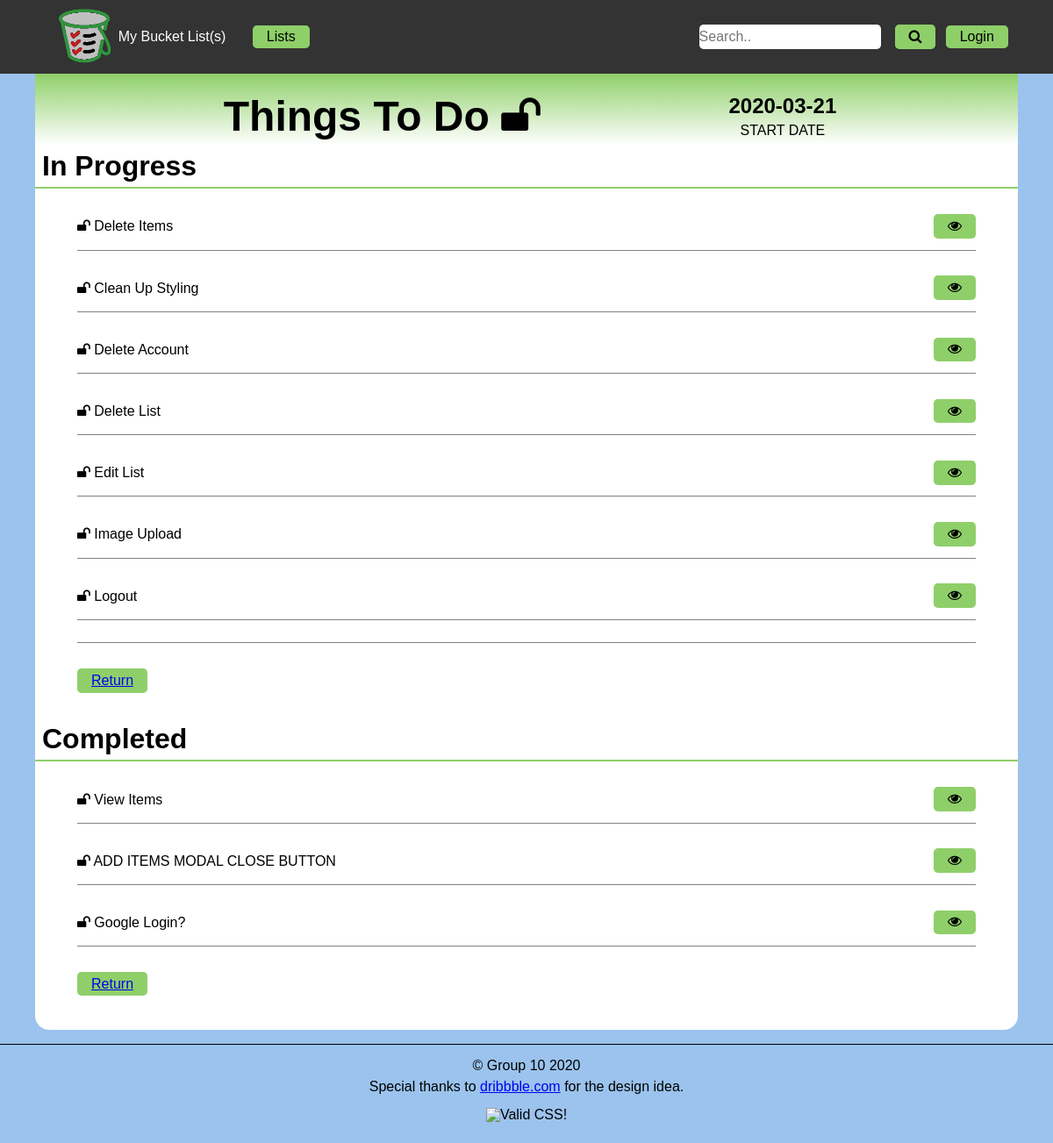
Screenshot of /view_list.php?list=3 with the database file from the repository.
### tables this page shows
CREATE TABLE IF NOT EXISTS `g10_lists` (
  `id` int(11) NOT NULL AUTO_INCREMENT,
  `fk_userid` int(11) NOT NULL,
  `listname` varchar(50) NOT NULL,
  `start` date NOT NULL,
  `end` date DEFAULT NULL,
  `private` tinyint(1) NOT NULL DEFAULT '1',
  PRIMARY KEY (`id`),
  KEY `g10_userid_2_fkuserid` (`fk_userid`)
);

CREATE TABLE IF NOT EXISTS `g10_listitems` (
  `id` int(11) NOT NULL AUTO_INCREMENT,
  `fk_listid` int(11) NOT NULL,
  `name` varchar(50) NOT NULL,
  `description` varchar(280) DEFAULT NULL,
  `picpath` varchar(255) DEFAULT NULL,
  `completion` date DEFAULT NULL,
  `private` tinyint(1) NOT NULL DEFAULT '1',
  PRIMARY KEY (`id`),
  KEY `g10_listid_2_fklistid` (`fk_listid`)
);

### view_list.php (the view, shortened to what this page needs)
<?php
    $listid = $_GET['list'];
    $pdo = connectDB();
    $query = "SELECT * FROM `g10_lists` WHERE id = ?";
    $stmt = $pdo->prepare($query);
    $stmt->execute([$listid]);
    $list = $stmt->fetch();
    $query =  "SELECT id, name, completion, private FROM `g10_listitems` WHERE fk_listid = ?";
    $stmt = $pdo->prepare($query);
    $stmt->execute([$listid]);
    $listitems = $stmt->fetchAll();
?>
<!DOCTYPE html>
<html lang="en">
    <head>
        <?php
            include "includes/meta.php";
        ?>
    </head>
    <body>
        <header>
            <?php include 'includes/nav.php' ?>
        </header>
        <main>
            <header>
                <h1>
                    <?= $list['listname'] ?>
                    <?php if($list['private'] == 1):?>
                        <span><i class="fa fa-lock"></i></span>
                    <?php else: ?>
                        <span><i class="fa fa-unlock"></i></span>
                    <?php endif ?>
                </h1>
                <div>
                    <span><?= $list['start'] ?></span>
                    <p>START DATE</p>
                </div>
            </header>
            <h2>In Progress</h2>
            <ul>
                <?php foreach($listitems as $row): ?>
                    <?php if(($row['private'] == 1 && $list['fk_userid'] != $_SESSION['id'])||$row['completion'] != null)
                            continue;
                    ?>
                    <li>
                        <?php if ($row['private'] == 1):?>
                                <span><i class="fa fa-lock"></i> <?= $row['name']?></span>
                        <?php else: ?>
                            <span><i class="fa fa-unlock"></i> <?= $row['name']?></span>
                        <?php endif ?>
                        <div>
                            <button class="viewbutton" value="<?= $row['id']?>"><i class="fa fa-eye"></i></button>
                        </div>
                    </li>
                <?php endforeach ?>
                <?php if($list['fk_userid'] == $_SESSION['id']):?>
                    <li><button id = "additem"><i class="fa fa-plus"></i></button></li>
                <?php else: ?>
                    <li><button id = "additem" class = "hidden"><i class="fa fa-plus"></i></button></li>
                <?php endif ?>
                <li>
                    <button type="button" name="Return" ><a href="display_list.php">Return</a></button>
                </li>
            </ul>
            <h2>Completed</h2>
            <ul>
                <?php foreach($listitems as $row): ?>
                    <?php if(($row['private'] == 1 && $list['fk_userid'] != $_SESSION['id']) || $row['completion'] == null)
                            continue;
                    ?>
                    <li>
                        <?php if ($row['private'] == 1):?>
                                <span><i class="fa fa-lock"></i> <?= $row['name']?></span>
                        <?php else: ?>
                            <span><i class="fa fa-unlock"></i> <?= $row['name']?></span>
                        <?php endif ?>
                        <div>
                            <button class="viewbutton" value="<?= $row['id']?>"><i class="fa fa-eye"></i></button>
                        </div>
                    </li>
                <?php endforeach ?>
                <li>
                    <button type="button" name="Return" ><a href="display_list.php">Return</a></button>
                </li>
            </ul>
        </main>
        <?php include 'includes/footer.php' ?>
    </body>
</html>

### css/default.css (style rules this page uses)
:root { --link-color: #8fcf69; --linkhover-color: #818181; --text-color: #000; }
body { background-color: #9bc3ed; color: var(--text-color); font-family: Verdana, Helvetica, sans-serif; font-size: 16px; margin: auto; }
main { background-color: #FFF; border-bottom-right-radius: 1rem; border-bottom-left-radius: 1rem; max-width: 70rem; font-size: 1em; padding: 0 0 0.6em 0; margin: auto; }
header { text-align: center; background: linear-gradient(var(--link-color), transparent); }
main header { align-items: flex-end; display: flex; flex-direction: row; justify-content: space-evenly; padding: 1em 0 0 0; }
p,h1,h2,h3,h4,h5 { padding: 0.5rem; }
h1 { font-size: 3em; font-weight: bold; }
h2 { font-size: 2em; font-weight: bold; border-bottom: 2px solid var(--link-color); }
button, nav a, .dropdown, #login a { padding: 0.3rem 1rem; color: var(--text-color); margin: 0.5rem auto; background-color: var(--link-color); font-size: 1rem; border: none; cursor: pointer; border-radius: 0.3rem; }
main header div:nth-child(-n+3) span { font-size: 1.5em; font-weight: bold; }
main header~ul li, .lists>ul li { align-content: center; border-bottom: 0.1em solid #818181; display: flex; margin: 1em 3em; padding: 0.3em 0; }
main header~ul li span { align-self: center; }
main header~ul li div { margin-left: auto; }
main header~ul li:last-of-type, .lists>ul li:last-of-type { border: none; display:block; justify-self: flex-start; }

### rows the page displays
g10_lists: listname "Things To Do", start "2020-03-21"
g10_listitems: name "Delete Items", $row['id'] 8 (drawn)
g10_listitems: name "Clean Up Styling", $row['id'] 14 (drawn)
g10_listitems: name "Delete Account", $row['id'] 16 (drawn)
g10_listitems: name "Delete List", $row['id'] 17 (drawn)
g10_listitems: name "Edit List", $row['id'] 24 (drawn)
g10_listitems: name "Image Upload", $row['id'] 25 (drawn)
g10_listitems: name "Logout", $row['id'] 26 (drawn)
g10_listitems: name "View Items", $row['id'] 13 (drawn)
g10_listitems: name "ADD ITEMS MODAL CLOSE BUTTON", $row['id'] 15 (drawn)
g10_listitems: name "Google Login?", $row['id'] 30 (drawn)
